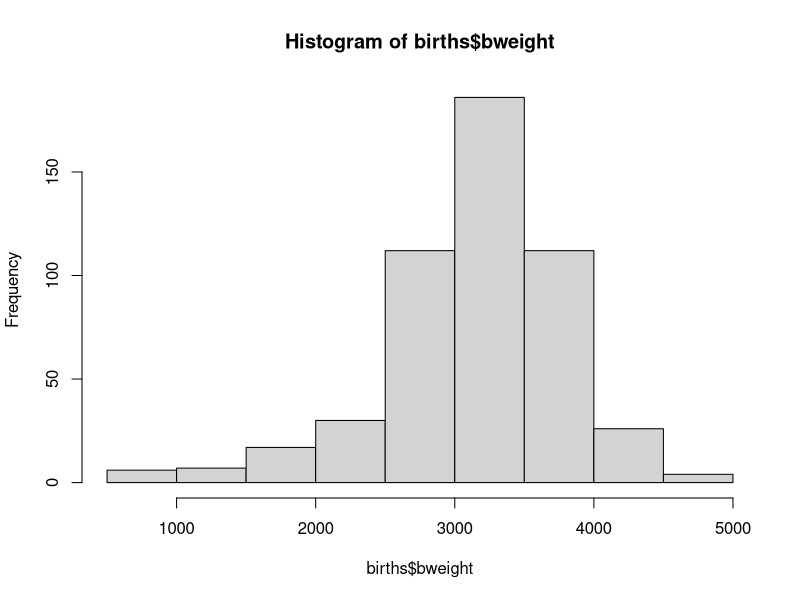
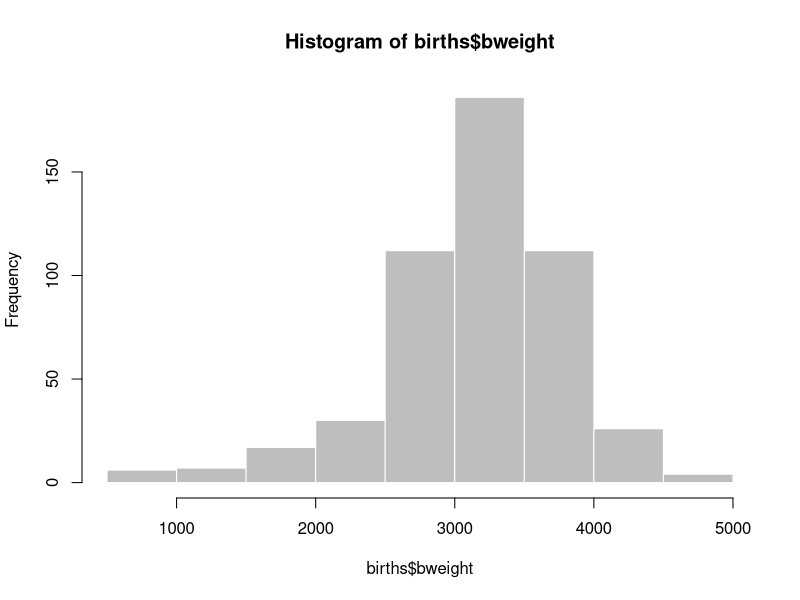
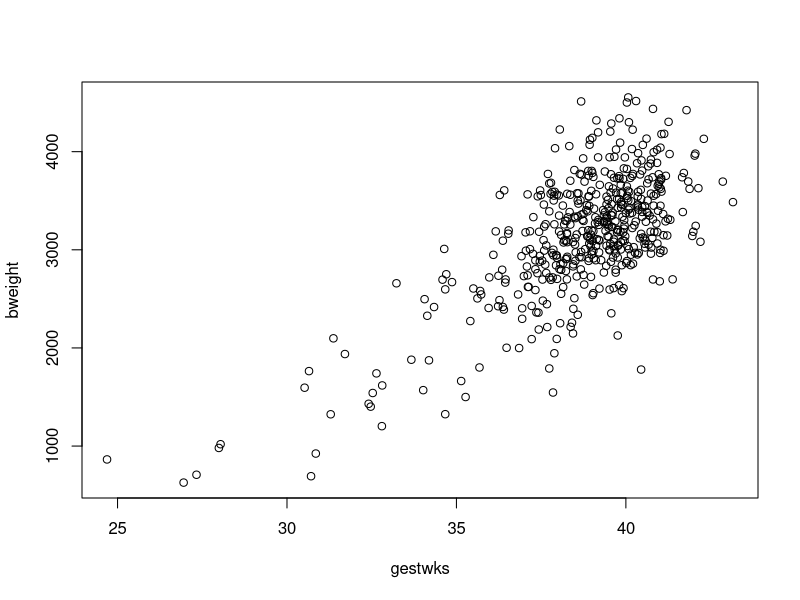
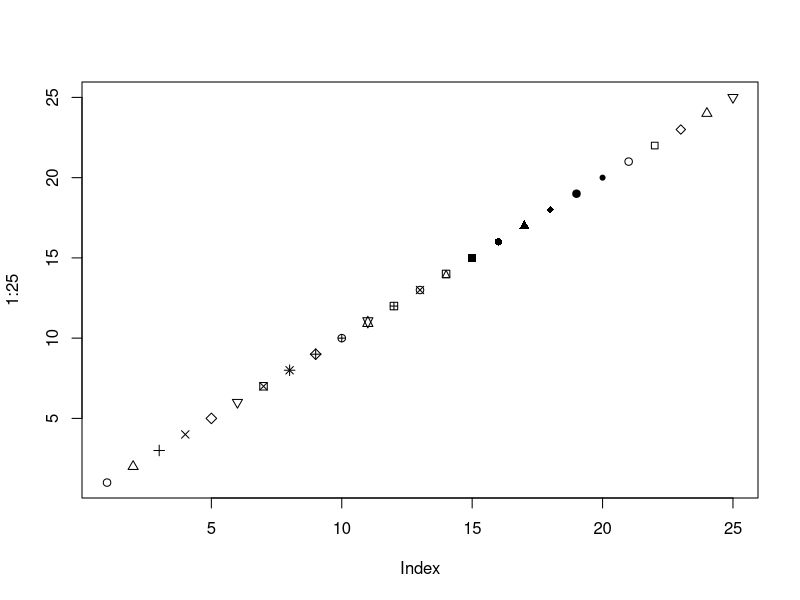
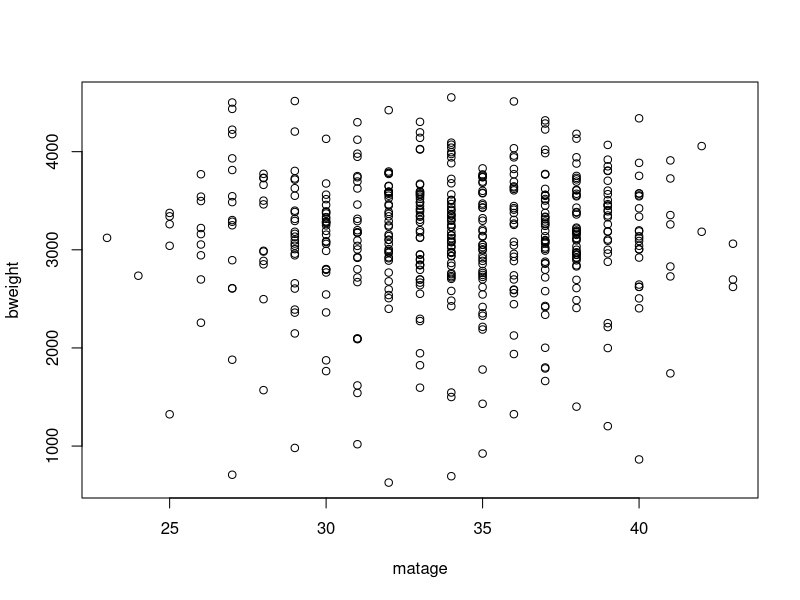
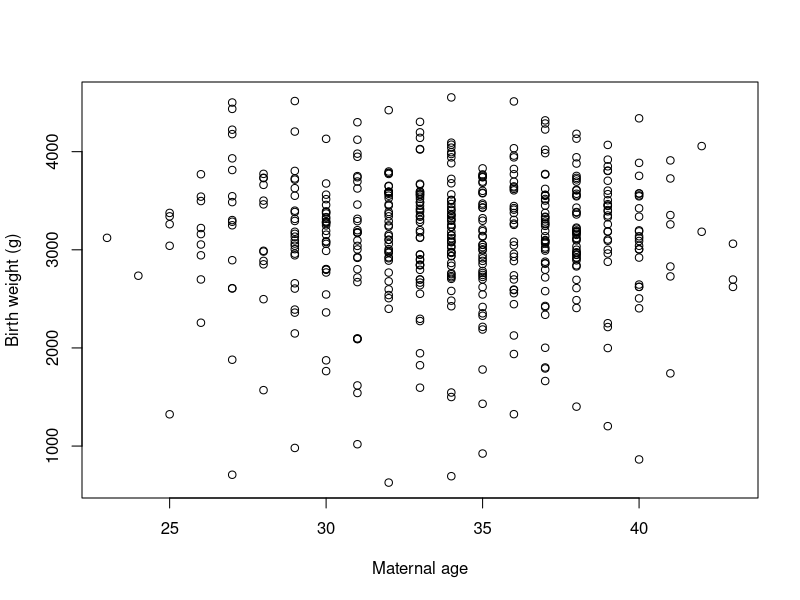
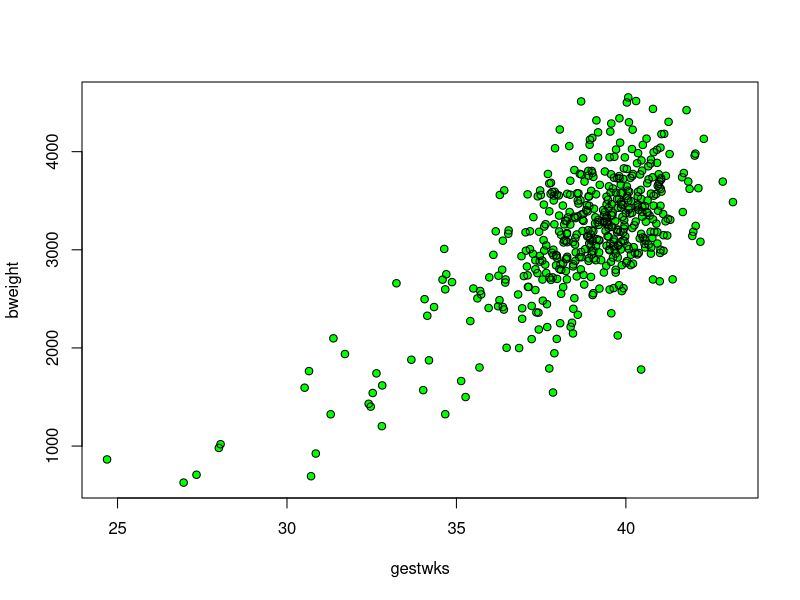
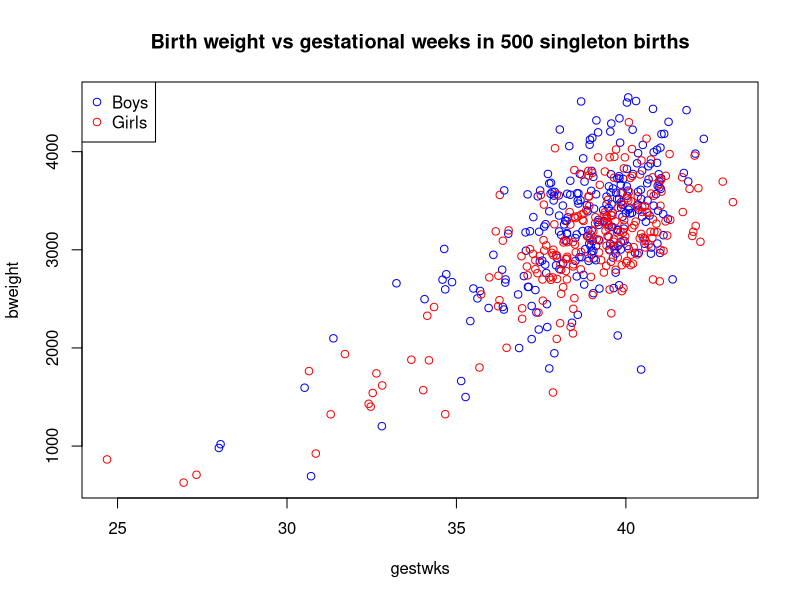

The R script that drew these images, in order:
### R code from vignette source '/home/runner/work/SPE/SPE/build/graph-intro-s.rnw'

###################################################
### code chunk number 1: graph-intro-s.rnw:21-24
###################################################
library( Epi )
data( births )
str( births )


###################################################
### code chunk number 2: graph-intro-s.rnw:27-28
###################################################
hist(births$bweight)


###################################################
### code chunk number 3: graph-intro-s.rnw:31-32 (eval = FALSE)
###################################################
## help(hist)


###################################################
### code chunk number 4: graph-intro-s.rnw:35-36
###################################################
hist(births$bweight, col="gray", border="white")


###################################################
### code chunk number 5: graph-intro-s.rnw:39-40
###################################################
with(births, plot(gestwks, bweight))


###################################################
### code chunk number 6: graph-intro-s.rnw:44-45
###################################################
plot(1:25, pch=1:25)


###################################################
### code chunk number 7: graph-intro-s.rnw:50-51
###################################################
with(births, plot(matage, bweight) )


###################################################
### code chunk number 8: graph-intro-s.rnw:54-55
###################################################
with(births, plot(matage, bweight, xlab="Maternal age", ylab="Birth weight (g)") )


###################################################
### code chunk number 9: graph-intro-s.rnw:65-66
###################################################
with(births, plot(gestwks, bweight, pch=16, col="green") )


###################################################
### code chunk number 10: graph-intro-s.rnw:72-73
###################################################
with(births, points(gestwks, bweight, pch=1) )


###################################################
### code chunk number 11: graph-intro-s.rnw:86-87
###################################################
with(births, plot(gestwks, bweight, type="n"))


###################################################
### code chunk number 12: graph-intro-s.rnw:90-92
###################################################
with(births, points(gestwks[sex==1], bweight[sex==1], col="blue"))
with(births, points(gestwks[sex==2], bweight[sex==2], col="red"))


###################################################
### code chunk number 13: graph-intro-s.rnw:96-97
###################################################
legend("topleft", pch=1, legend=c("Boys","Girls"), col=c("blue","red"))


###################################################
### code chunk number 14: graph-intro-s.rnw:102-103
###################################################
title("Birth weight vs gestational weeks in 500 singleton births")


###################################################
### code chunk number 15: graph-intro-s.rnw:122-124
###################################################
c("blue","red")
births$sex


###################################################
### code chunk number 16: graph-intro-s.rnw:127-128
###################################################
c("blue","red")[births$sex]


###################################################
### code chunk number 17: graph-intro-s.rnw:135-136
###################################################
with(births, plot( gestwks, bweight, pch=16, col=c("blue","red")[sex]) )


###################################################
### code chunk number 18: graph-intro-s.rnw:140-141
###################################################
births$oldmum <- ( births$matage >= 40 ) + 1


###################################################
### code chunk number 19: graph-intro-s.rnw:146-147
###################################################
with(births, plot( gestwks, bweight, pch=c(16,3)[oldmum], col=c("blue","red")[sex] ))


###################################################
### code chunk number 20: graph-intro-s.rnw:155-156
###################################################
with(births, plot( gestwks, bweight, pch=c(16,3)[(matage>=40 )+1], col=c("blue","red")[sex] ))


###################################################
### code chunk number 21: graph-intro-s.rnw:172-173
###################################################
rainbow(4)


###################################################
### code chunk number 22: graph-intro-s.rnw:185-187
###################################################
plot( 0:10, pch=16, cex=3, col=gray(0:10/10) )
points( 0:10, pch=1, cex=3 )


###################################################
### code chunk number 23: graph-intro-s.rnw:198-202 (eval = FALSE)
###################################################
## pdf(file="bweight_gwks.pdf", height=4, width=4)
## with(births, plot( gestwks, bweight, col=c("blue","red")[sex]) )
## legend("topleft", pch=1, legend=c("Boys","Girls"), col=c("blue","red"))
## dev.off()


###################################################
### code chunk number 24: graph-intro-s.rnw:220-221 (eval = FALSE)
###################################################
## help(par)


###################################################
### code chunk number 25: graph-intro-s.rnw:239-240
###################################################
par( mfrow=c(2,3) )


###################################################
### code chunk number 26: graph-intro-s.rnw:248-249
###################################################
par(mfrow=c(1,1))


###################################################
### code chunk number 27: graph-intro-s.rnw:264-265
###################################################
with(births, plot(gestwks, bweight,  col = c("blue", "red")[sex]) )


###################################################
### code chunk number 28: graph-intro-s.rnw:268-269 (eval = FALSE)
###################################################
## legend(locator(1), pch=1, legend=c("Boys","Girls"), col=c("blue","red") )


###################################################
### code chunk number 29: graph-intro-s.rnw:274-275 (eval = FALSE)
###################################################
## with(births, identify(gestwks, bweight))


###################################################
### code chunk number 30: graph-intro-s.rnw:288-289 (eval = FALSE)
###################################################
## with(births, births[identify(gestwks, bweight), ])
